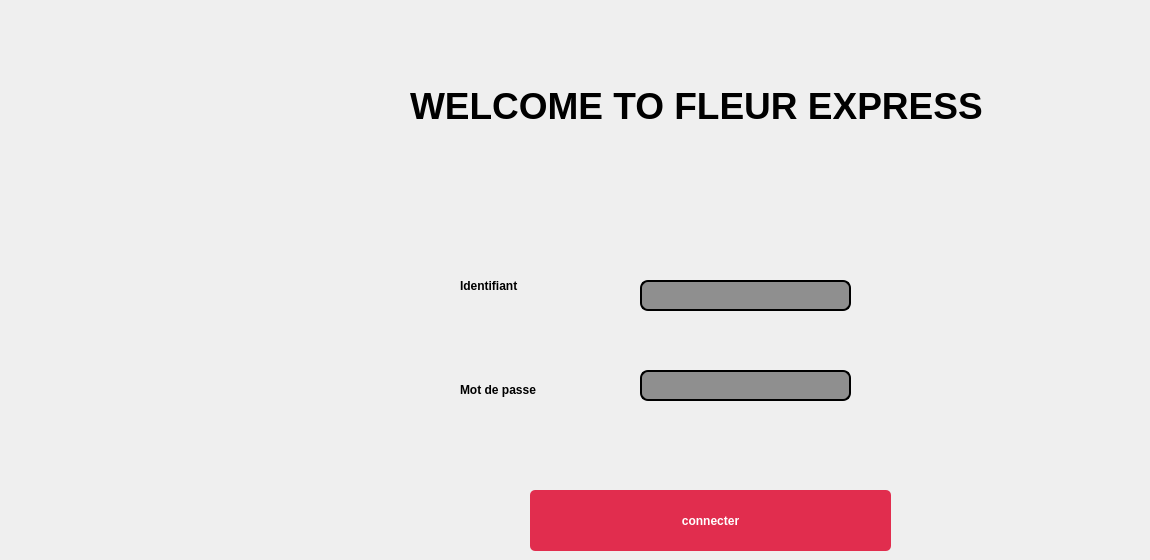
    <widget class="QWidget" name="page_3">
     <widget class="QLabel" name="name">
      <property name="geometry">
       <rect>
        <x>410</x>
        <y>80</y>
        <width>731</width>
        <height>51</height>
       </rect>
      </property>
      <property name="font">
       <font>
        <pointsize>28</pointsize>
        <weight>75</weight>
        <bold>true</bold>
       </font>
      </property>
      <property name="text">
       <string>WELCOME TO FLEUR EXPRESS</string>
      </property>
     </widget>
     <widget class="QLabel" name="id">
      <property name="geometry">
       <rect>
        <x>460</x>
        <y>270</y>
        <width>111</width>
        <height>31</height>
       </rect>
      </property>
      <property name="font">
       <font>
        <family>MS Shell Dlg 2</family>
        <pointsize>9</pointsize>
        <weight>75</weight>
        <bold>true</bold>
       </font>
      </property>
      <property name="text">
       <string>Identifiant</string>
      </property>
     </widget>
     <widget class="QLineEdit" name="id_edit">
      <property name="geometry">
       <rect>
        <x>640</x>
        <y>280</y>
        <width>211</width>
        <height>31</height>
       </rect>
      </property>
      <property name="styleSheet">
       <string notr="true">QLineEdit {
padding: 1px;
border-style: solid;
border: 2px solid gray;
border-radius: 8px;
background-color: rgb(143, 143, 143);
border:2px solid #000;
}</string>
      </property>
     </widget>
     <widget class="QLabel" name="mdp">
      <property name="geometry">
       <rect>
        <x>460</x>
        <y>380</y>
        <width>101</width>
        <height>20</height>
       </rect>
      </property>
      <property name="font">
       <font>
        <pointsize>9</pointsize>
        <weight>75</weight>
        <bold>true</bold>
       </font>
      </property>
      <property name="text">
       <string>Mot de passe</string>
      </property>
     </widget>
     <widget class="QLineEdit" name="mdp_edit">
      <property name="geometry">
       <rect>
        <x>640</x>
        <y>370</y>
        <width>211</width>
        <height>31</height>
       </rect>
      </property>
      <property name="contextMenuPolicy">
       <enum>Qt::PreventContextMenu</enum>
      </property>
      <property name="styleSheet">
       <string notr="true">QLineEdit {
padding: 1px;
border-style: solid;
border: 2px solid gray;
border-radius: 8px;
background-color: rgb(143, 143, 143);
border:2px solid #000;
}</string>
      </property>
      <property name="echoMode">
       <enum>QLineEdit::Password</enum>
      </property>
     </widget>
     <widget class="QPushButton" name="connecter">
      <property name="geometry">
       <rect>
        <x>530</x>
        <y>490</y>
        <width>361</width>
        <height>61</height>
       </rect>
      </property>
      <property name="font">
       <font>
        <pointsize>9</pointsize>
        <weight>75</weight>
        <bold>true</bold>
        <underline>false</underline>
        <strikeout>false</strikeout>
       </font>
      </property>
      <property name="toolTip">
       <string>&lt;html&gt;&lt;head/&gt;&lt;body&gt;&lt;p&gt;Il faut que vous etes un employe de notre entreprise pour que vous pouvez connecter à notre programme !&lt;/p&gt;&lt;p&gt;&lt;br/&gt;&lt;/p&gt;&lt;/body&gt;&lt;/html&gt;</string>
      </property>
      <property name="toolTipDuration">
       <number>0</number>
      </property>
      <property name="statusTip">
       <string/>
      </property>
      <property name="styleSheet">
       <string notr="true">QPushButton {
padding: 1px;
border-style: solid;
border: 2px solid gray;
border-radius: 8px;
background-color: rgb(143, 143, 143);
border:2px solid #000;
}
QPushButton {
     color: #fff !important;
text-transform: uppercase;
text-decoration: none;
background: #e12d4e;
padding: 20px;
border-radius: 5px;
display: inline-block;
border: none;
transition: all 0.4s ease 0s;
 }
 QPushButton:hover {
     background: #434343;
letter-spacing: 1px;
-webkit-box-shadow: 0px 5px 40px -10px rgba(0,0,0,0.57);
-moz-box-shadow: 0px 5px 40px -10px rgba(0,0,0,0.57);
box-shadow: 5px 40px -10px rgba(0,0,0,0.57);
transition: all 0.4s ease 0s;
 }</string>
      </property>
      <property name="text">
       <string>connecter</string>
      </property>
     </widget>
    </widget>
